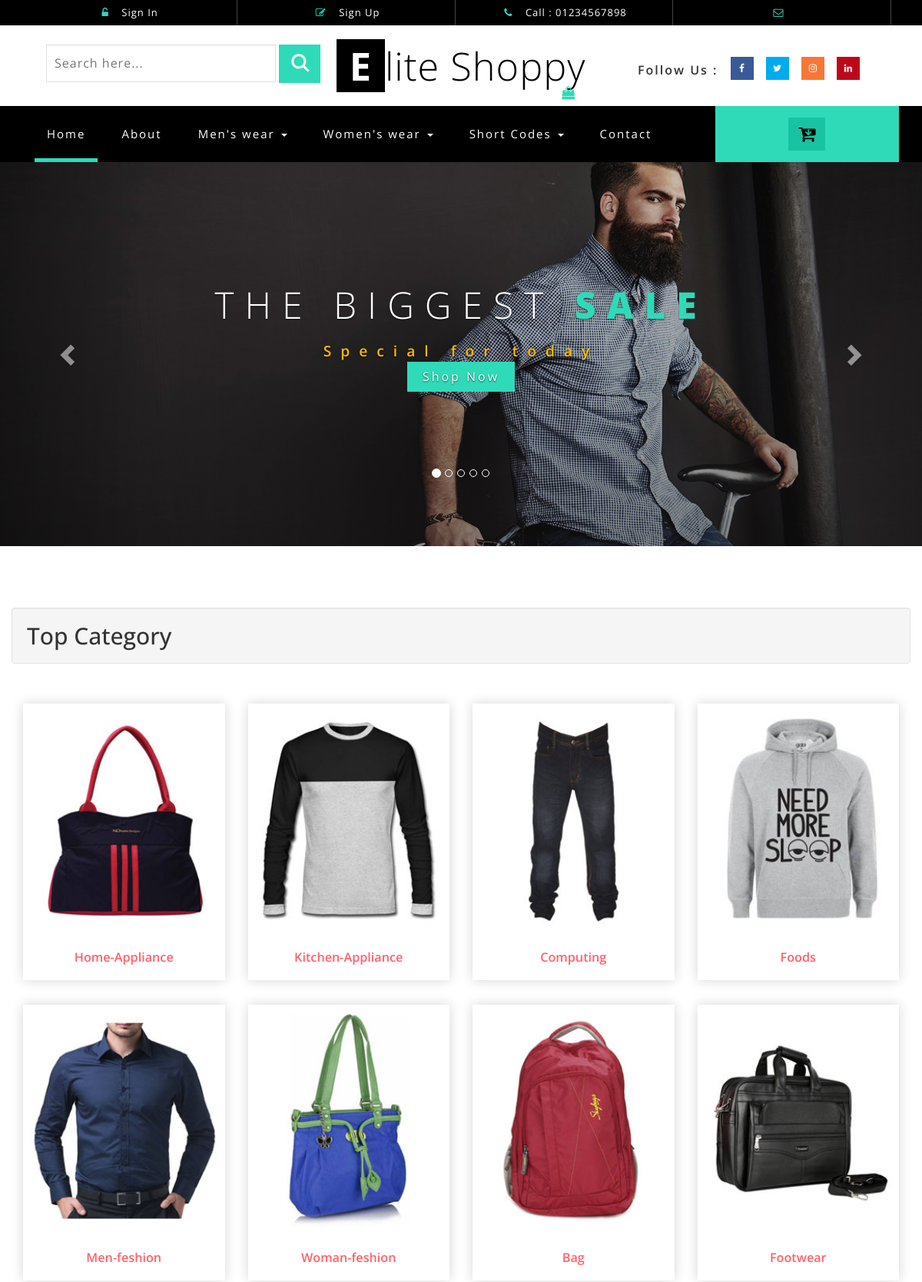
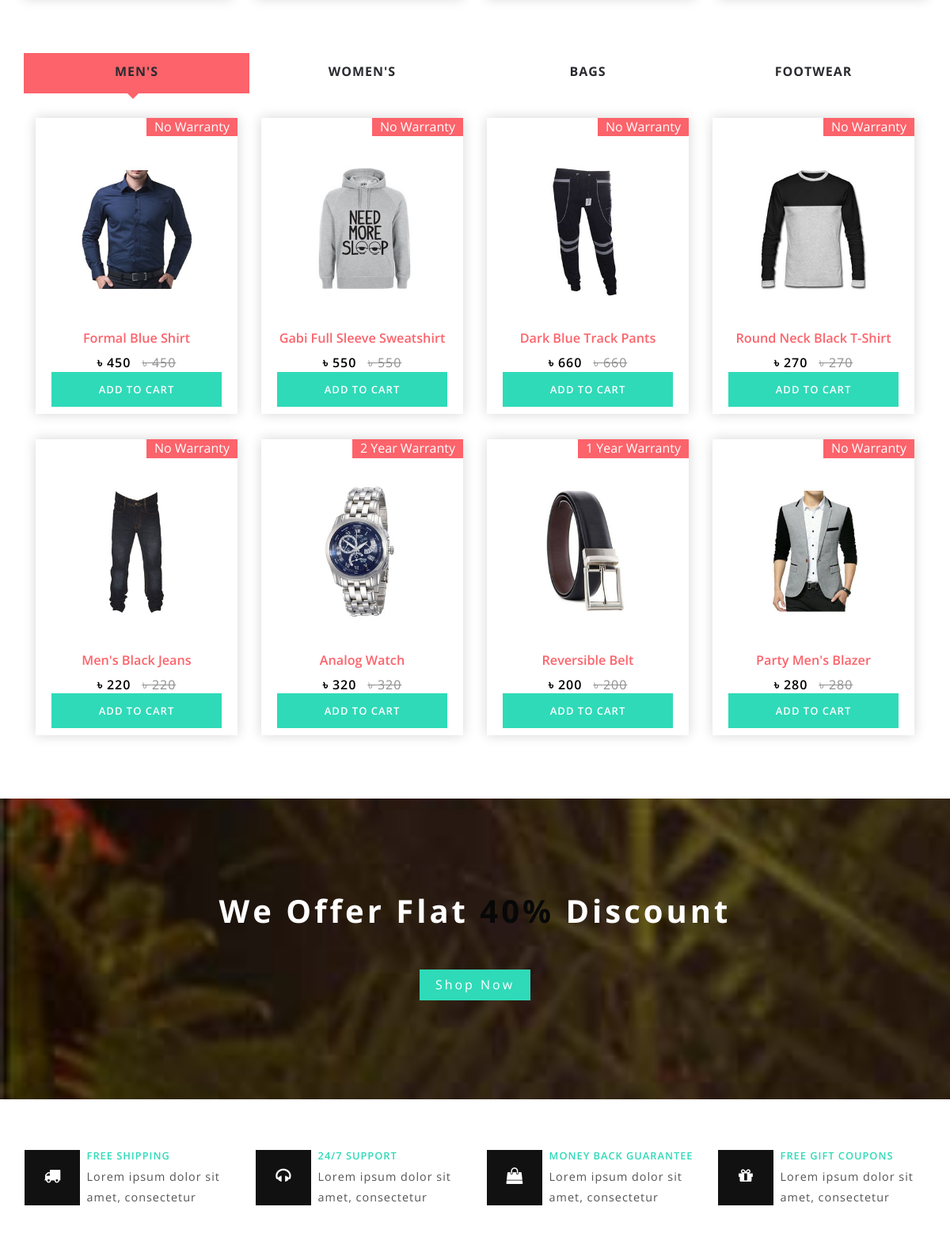
The page / (upper part) on the database its author committed (2 pictures, top to bottom).
### inventory/models.py (models this page shows, shortened)
class Category(models.Model):
    name = models.CharField(max_length = 70, unique =  True)
    create_at = models.DateTimeField(auto_now = True, auto_now_add = False)
    image = models.ImageField(upload_to = 'category_images', blank = True, null = True)
    user = models.ForeignKey(Author, on_delete = models.CASCADE)

class Item(models.Model):
    name = models.CharField(max_length = 100, unique =  True)
    description = models.TextField()
    price = models.IntegerField()
    regular_price = models.IntegerField()
    discount_price = models.IntegerField()
    image = models.ImageField(upload_to = 'item')
    category = models.ForeignKey(Category, on_delete = models.CASCADE)
    item_unite = models.ForeignKey(ItemUnite, on_delete = models.CASCADE)
    warranty = models.ForeignKey(Warranty, on_delete = models.CASCADE)
    user = models.ForeignKey(Author, on_delete = models.CASCADE)
    create_at = models.DateTimeField(auto_now = True, auto_now_add = False)
    update_at = models.TimeField(auto_now = True, auto_now_add = False)

class Warranty(models.Model):
    name = models.CharField(max_length = 80, unique =  True, null = True, blank = True)
    create_at = models.DateTimeField(auto_now = True, auto_now_add = False)
    user = models.ForeignKey(Author, on_delete = models.CASCADE)
    def __str__(self):
        return self.name

### inventory/views.py (the view)
# urls.py: path('', home , name = 'home'),
def home(request):
    item_man = Item.objects.filter(category__id = 5)[:8]
    item_woman = Item.objects.filter(category__id = 6)[:8]
    item_bag = Item.objects.filter(category__id = 7)[:8]
    item_foodware = Item.objects.filter(category__id = 8)[:8]
    category_list = Category.objects.all()
    context = {
        'item_man' : item_man,
        'item_woman' : item_woman,
        'item_bag' : item_bag,
        'item_foodware' : item_foodware,
        'category' : category_list,
    }
    return render(request,'design/index.html',context)

### templates/design/index.html (shortened to what this page needs)
{% extends 'app/base.html' %}
{% load static %}
	{% block banner %}
		<div id="myCarousel" class="carousel slide" data-ride="carousel">
			<ol class="carousel-indicators">
				<li data-target="#myCarousel" data-slide-to="0" class="active"></li>
				<li data-target="#myCarousel" data-slide-to="1" class=""></li>
				<li data-target="#myCarousel" data-slide-to="2" class=""></li>
				<li data-target="#myCarousel" data-slide-to="3" class=""></li>
				<li data-target="#myCarousel" data-slide-to="4" class=""></li>
			</ol>
			<div class="carousel-inner" role="listbox">
				<div class="item active">
					<div class="container">
						<div class="carousel-caption">
							<h3>The Biggest <span>Sale</span></h3>
							<p>Special for today</p>
							<a class="hvr-outline-out button2" href="mens.html">Shop Now </a>
						</div>
					</div>
				</div>
			</div>
			<a class="left carousel-control" href="#myCarousel" role="button" data-slide="prev">
				<span class="glyphicon glyphicon-chevron-left" aria-hidden="true"></span>
			</a>
			<a class="right carousel-control" href="#myCarousel" role="button" data-slide="next">
				<span class="glyphicon glyphicon-chevron-right" aria-hidden="true"></span>
			</a>
	    </div>
{% endblock %}
{% block body %}
    <div class="banner_bottom_agile_info">
      <div class="container">
        <div class="row">
          <div class="well">
            <h2>Top Category</h2>
          </div>
          {% for cat in category %}
             <div class="col-md-3 product-men">
              <div class="men-pro-item simpleCart_shelfItem">
                  <a href="{% url 'category_views' cat.name %}">
                    <img src="/media/{{cat.image}}" alt=""/>
                  </a>
                <div class="item-info-product ">
                  <h4><a href="{% url 'category_views' cat.name %}">{{cat.name}}</a></h4>
                </div>
              </div>
            </div>
            {% endfor %}
            <div class="clearfix"></div>
        </div>
      </div>
      <br /><br /><br />
		<div class="container">
				<div id="horizontalTab">
						<ul class="resp-tabs-list">
							<li> Men's</li>
							<li> Women's</li>
							<li> Bags</li>
							<li> Footwear</li>
						</ul>
					<div class="resp-tabs-container">
						<div class="tab1">
							{% for item in item_man %}
							<div class="col-md-3 product-men">
								<div class="men-pro-item simpleCart_shelfItem">
									<div class="men-thumb-item">
										<img src="/media/{{item.image}}" alt="" class="pro-image-front">
											<span class="product-new-top">{{item.warranty}}</span>
									</div>
									<div class="item-info-product ">
										<h4><a href="{% url 'single_page_views' item.id %}">{{item.name}}</a></h4>
										<div class="info-product-price">
											<span class="item_price">৳ {{item.price}}</span>
											<del>৳ {{item.regular_price}}</del>
										</div>
                    <a class="add_to_cart" href="{% url 'add_cart_views' item.id %}">Add to cart</a>
									</div>
								</div>
							</div>
							{% endfor %}
							<div class="clearfix"></div>
						</div>
					</div>
				</div>
			</div>
		</div>
		<div class="sale-w3ls">
			<div class="container">
				<h6>We Offer Flat <span>40%</span> Discount</h6>
				<a class="hvr-outline-out button2" href="single.html">Shop Now </a>
			</div>
		</div>
{% endblock %}

### static/css/easy-responsive-tabs.css (style rules this page uses)
body { margin: 0px; padding: 0px; }
ul.resp-tabs-list, p { margin: 0px; padding: 0px; }
.resp-tabs-list li { display: inline-block; padding: 12px 20px; margin: 0; list-style: none; cursor: pointer; float: left; color: #2A2B2F; width: 25%; text-align: center; font-size: 1em; font-weight: 700; letter-spacing: 1px; text-transform: uppercase; }
.resp-tabs-container { padding: 0px; clear: left; }
.resp-tab-content { display: none; }
.resp-tab-active { border-bottom: 4px solid #fc636b; margin-bottom: -1px !important; position:relative; background:#fc636b; }
.resp-tab-active:before { content: ''; position: absolute; width: 0; height: 0; border-top: 10px solid #fc636b; border-left: 10px solid rgba(69, 42, 21, 0); border-right: 10px solid rgba(199, 57, 57, 0); left: 45%; top: 103%; transition: 0.5s all; -webkit-transition: 0.5s all; -o-transition: 0.5s all; -moz-transition: 0.5s all; -ms-transition: 0.5s all; }
.resp-tab-active { background-color:#fc636b; }
.resp-tab-content-active { display: block; }

### rows shown on the page
Category: image (picture), name "Home-Appliance"
Category: image (picture), name "Kitchen-Appliance"
Category: image (picture), name "Computing"
Category: image (picture), name "Foods"
Category: image (picture), name "Men-feshion"
Category: image (picture), name "Woman-feshion"
Category: image (picture), name "Bag"
Category: image (picture), name "Footwear"
Item: image (picture), warranty "No Warranty", name "Formal Blue Shirt", price "450", regular_price "450"
Item: image (picture), warranty "No Warranty", name "Gabi Full Sleeve Sweatshirt", price "550", regular_price "550"
Item: image (picture), warranty "No Warranty", name "Dark Blue Track Pants", price "660", regular_price "660"
Item: image (picture), warranty "No Warranty", name "Round Neck Black T-Shirt", price "270", regular_price "270"
Item: image (picture), warranty "No Warranty", name "Men's Black Jeans", price "220", regular_price "220"
Item: image (picture), warranty "2 Year Warranty", name "Analog Watch", price "320", regular_price "320"
Item: image (picture), warranty "1 Year Warranty", name "Reversible Belt", price "200", regular_price "200"
Item: image (picture), warranty "No Warranty", name "Party Men's Blazer", price "280", regular_price "280"
